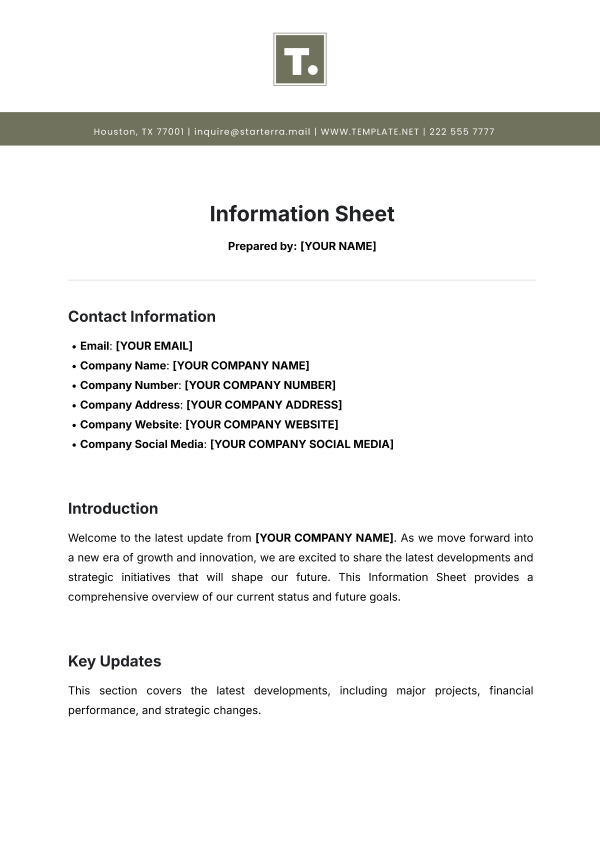
#> input picture Day16/sample_images/document.jpg, 1200 x 1696 px (shown at 1/2 size)
$ python challenge_task.py
#> lines starting #> are read from the running program, lines starting #| are printed output that depends on the picture
### Day16/coding_practice/utils.py
"""
Utility functions for OpenCV practice programs.
Provides a safe image display function that handles headless environments.
"""

import cv2
import os
import sys


# [29 lines left out: functions get_sample_image, get_image_path, not called in this run]


def get_output_dir():
    """Get the output directory path, creating it if needed."""
    output_dir = os.path.join(os.path.dirname(__file__), "..", "output_images")
    os.makedirs(output_dir, exist_ok=True)
    return output_dir


# [14 lines left out: function safe_imshow, not called in this run]

### Day16/coding_practice/challenge_task.py
"""
Challenge Task
==============
Applies ALL operations from the toolkit on 5 different images:
1. Landscape
2. Person
3. Vehicle
4. Document
5. Object

For each image, the following operations are applied:
- Image info (dimensions, channels, file size)
- Grayscale conversion
- Resize (50%, 25%, 300x300, 800x600, 200%)
- Crop (4 quadrants + center)
- Rotate (90 CW, 90 CCW, 180, 270)
- Flip (horizontal, vertical, both)
- Draw shapes (rectangle, circle, line, polygon, text)

All results are saved to ../output_images/ with descriptive filenames.

Usage:
    python coding_practice/challenge_task.py
"""

import cv2
import os
import sys
import numpy as np
from datetime import datetime
from utils import get_output_dir

# Add the coding_practice directory to the path
sys.path.insert(0, os.path.dirname(os.path.abspath(__file__)))

from utils import get_output_dir


def get_image_info(img, image_path):
    """Print image information."""
    height, width = img.shape[:2]
    channels = img.shape[2] if len(img.shape) == 3 else 1
    file_size = os.path.getsize(image_path)
    print(f"  Dimensions: {width}x{height} | Channels: {channels} | "
          f"File size: {file_size / 1024:.2f} KB")


def apply_all_operations(image_path, output_dir):
    """Apply all toolkit operations to a single image."""
#> called with output_dir = 'Day16/coding_practice/../output_images'
    img = cv2.imread(image_path)
#> img is the input picture: shape (1696, 1200, 3); mean B, G, R 241.6, 242.4, 242.3
    if img is None:
        print(f"  ERROR: Could not read {image_path}")
        return

    base_name = os.path.splitext(os.path.basename(image_path))[0]
    h, w = img.shape[:2]
#> h = 1696; w = 1200

    print(f"\n  Processing: {os.path.basename(image_path)}")
    get_image_info(img, image_path)
#|   Dimensions: 1200x1696 | Channels: 3 | File size: 221.94 KB

    # 1. Grayscale
    gray = cv2.cvtColor(img, cv2.COLOR_BGR2GRAY)
    cv2.imwrite(os.path.join(output_dir, f"{base_name}_challenge_grayscale.jpg"), gray)
    print(f"    ✓ Grayscale conversion")

    # 2. Resize
    for name, size in [("50p", (w // 2, h // 2)), ("25p", (w // 4, h // 4)),
                        ("300x300", (300, 300)), ("800x600", (800, 600))]:
        resized = cv2.resize(img, size, interpolation=cv2.INTER_AREA)
        cv2.imwrite(os.path.join(output_dir, f"{base_name}_challenge_resized_{name}.jpg"), resized)
#> this loop made 4 passes
#> pass 3, in apply_all_operations, `resized = cv2.resize(img, size, interpolation=cv2.INTER_AREA)`:
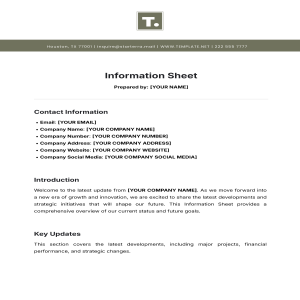
#> resized: shape (300, 300, 3); mean B, G, R 241.6, 242.4, 242.3
    print(f"    ✓ Resize (4 resolutions)")

    # 3. Crop
    crops = [
        ("top_left", img[0:h//2, 0:w//2]),
        ("top_right", img[0:h//2, w//2:w]),
        ("bottom_left", img[h//2:h, 0:w//2]),
        ("bottom_right", img[h//2:h, w//2:w]),
        ("center", img[h//4:3*h//4, w//4:3*w//4]),
    ]
    for name, cropped in crops:
        cv2.imwrite(os.path.join(output_dir, f"{base_name}_challenge_cropped_{name}.jpg"), cropped)
#> this loop made 5 passes
#> name on passes 1 to 5: 'top_left', 'top_right', 'bottom_left', 'bottom_right', 'center'
#> pass 1, in apply_all_operations, `cv2.imwrite(os.path.join(output_dir, f"{base_name}_challenge_cropped_{..`:
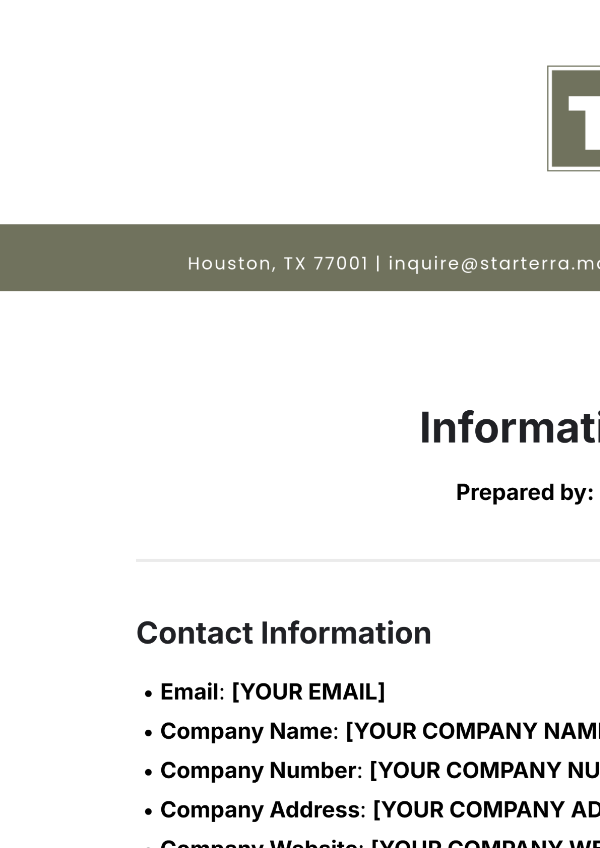
#> saved as document_challenge_cropped_top_left.jpg: shape (848, 600, 3); mean B, G, R 232.6, 234.4, 234.2
    print(f"    ✓ Crop (5 regions)")

    # 4. Rotate
    rotations = [
        ("90_cw", cv2.rotate(img, cv2.ROTATE_90_CLOCKWISE)),
        ("90_ccw", cv2.rotate(img, cv2.ROTATE_90_COUNTERCLOCKWISE)),
        ("180", cv2.rotate(img, cv2.ROTATE_180)),
        ("270", cv2.rotate(img, cv2.ROTATE_90_COUNTERCLOCKWISE)),  # 270 CW = 90 CCW
    ]
    for name, rotated in rotations:
        cv2.imwrite(os.path.join(output_dir, f"{base_name}_challenge_rotated_{name}.jpg"), rotated)
#> this loop made 4 passes
#> name on passes 1 to 4: '90_cw', '90_ccw', '180', '270'
#> pass 1, in apply_all_operations, `cv2.imwrite(os.path.join(output_dir, f"{base_name}_challenge_rotated_{..`:
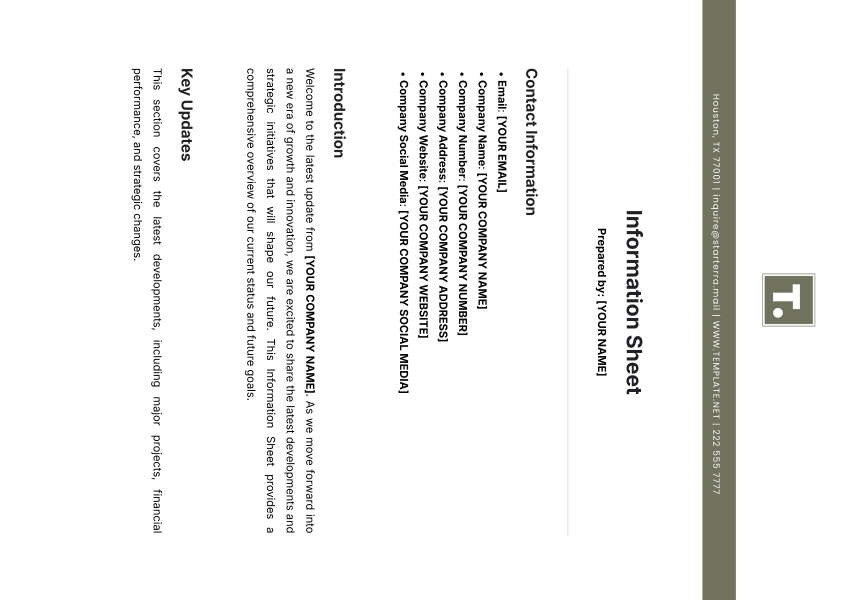
#> saved as document_challenge_rotated_90_cw.jpg: shape (1200, 1696, 3) (shown at 1/2 size); mean B, G, R 241.6, 242.4, 242.3
#> pass 2, in apply_all_operations, `cv2.imwrite(os.path.join(output_dir, f"{base_name}_challenge_rotated_{..`:
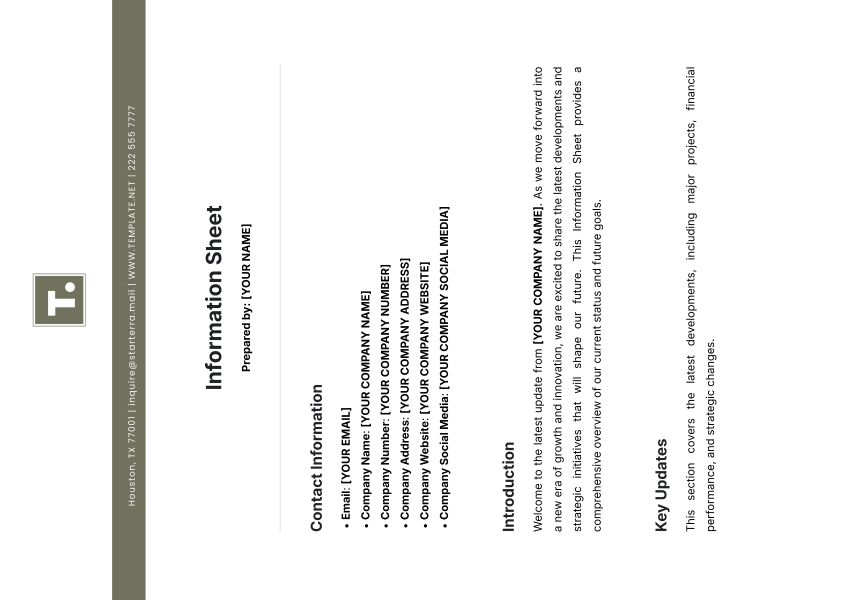
#> saved as document_challenge_rotated_90_ccw.jpg: shape (1200, 1696, 3) (shown at 1/2 size); mean B, G, R 241.6, 242.4, 242.3
    print(f"    ✓ Rotate (90, 180, 270)")

    # 5. Flip
    flips = [
        ("horizontal", cv2.flip(img, 1)),
        ("vertical", cv2.flip(img, 0)),
        ("both", cv2.flip(img, -1)),
    ]
    for name, flipped in flips:
        cv2.imwrite(os.path.join(output_dir, f"{base_name}_challenge_flipped_{name}.jpg"), flipped)
#> this loop made 3 passes
#> pass 1, in apply_all_operations, `cv2.imwrite(os.path.join(output_dir, f"{base_name}_challenge_flipped_{..`:
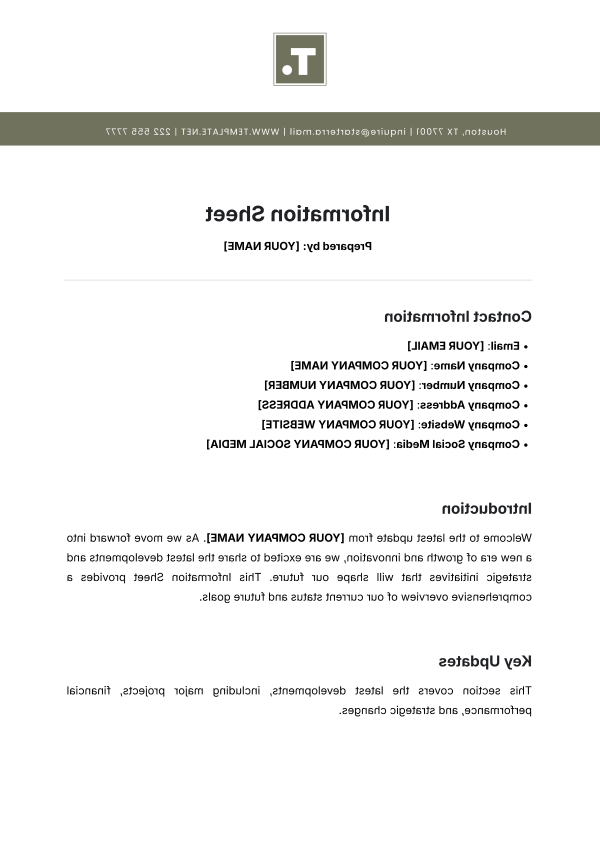
#> saved as document_challenge_flipped_horizontal.jpg: shape (1696, 1200, 3) (shown at 1/2 size); mean B, G, R 241.6, 242.4, 242.3
    print(f"    ✓ Flip (horizontal, vertical, both)")

    # 6. Draw shapes
    canvas = img.copy()
    # Rectangle
    cv2.rectangle(canvas, (20, 20), (150, 120), (0, 255, 0), 3)
    # Circle
    cv2.circle(canvas, (w - 100, 80), 50, (0, 0, 255), 3)
    # Line
    cv2.line(canvas, (20, 20), (w - 20, h - 20), (255, 0, 0), 2)
    # Triangle (polygon)
    pts = np.array([[w // 2, 100], [w // 2 - 80, 200], [w // 2 + 80, 200]], np.int32)
#> pts = [[600, 100], [520, 200], [680, 200]]
    pts = pts.reshape((-1, 1, 2))
    cv2.polylines(canvas, [pts], True, (0, 255, 255), 3)
    # Text
    text = f"zarwa | {datetime.now().strftime('%B %d, %Y')}"
    cv2.putText(canvas, text, (20, h - 20),
                cv2.FONT_HERSHEY_SIMPLEX, 0.8, (255, 255, 255), 2)
    cv2.imwrite(os.path.join(output_dir, f"{base_name}_challenge_annotated.jpg"), canvas)
    print(f"    ✓ Draw shapes (rectangle, circle, line, polygon, text)")

    # 7. Bonus: Brightness & Contrast
    adjusted = img.copy().astype(np.float32)
    adjusted = adjusted * 1.3 + 30  # 30% more contrast, +30 brightness
    adjusted = np.clip(adjusted, 0, 255).astype(np.uint8)
    cv2.imwrite(os.path.join(output_dir, f"{base_name}_challenge_brightness.jpg"), adjusted)
    print(f"    ✓ Brightness & contrast adjustment")

    # 8. Bonus: BGR to RGB comparison
    rgb = cv2.cvtColor(img, cv2.COLOR_BGR2RGB)
    cv2.imwrite(os.path.join(output_dir, f"{base_name}_challenge_rgb.jpg"), rgb)
    print(f"    ✓ BGR to RGB conversion")

    # 9. Bonus: Side-by-side collage
    gray_bgr = cv2.cvtColor(gray, cv2.COLOR_GRAY2BGR)
    collage_top = np.hstack((cv2.resize(img, (300, 300)), cv2.resize(gray_bgr, (300, 300))))
    collage_bottom = np.hstack((cv2.resize(rotations[2][1], (300, 300)),
                                cv2.resize(flips[0][1], (300, 300))))
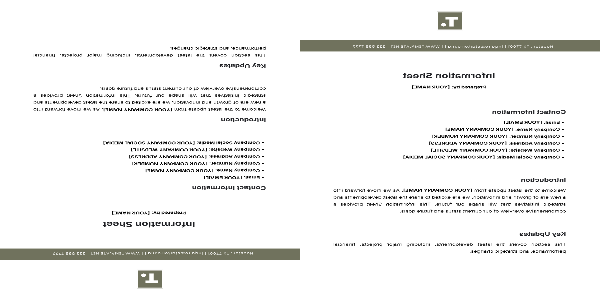
#> collage_bottom: shape (300, 600, 3); mean of channels 0, 1, 2 241.3, 242.2, 242.1; drawn as B, G, R
    collage = np.vstack((collage_top, collage_bottom))
    cv2.putText(collage, "Original", (10, 25), cv2.FONT_HERSHEY_SIMPLEX, 0.7, (0, 255, 0), 2)
    cv2.putText(collage, "Grayscale", (310, 25), cv2.FONT_HERSHEY_SIMPLEX, 0.7, (0, 255, 0), 2)
    cv2.putText(collage, "Rotated 180", (10, 325), cv2.FONT_HERSHEY_SIMPLEX, 0.7, (0, 255, 0), 2)
    cv2.putText(collage, "Flipped H", (310, 325), cv2.FONT_HERSHEY_SIMPLEX, 0.7, (0, 255, 0), 2)
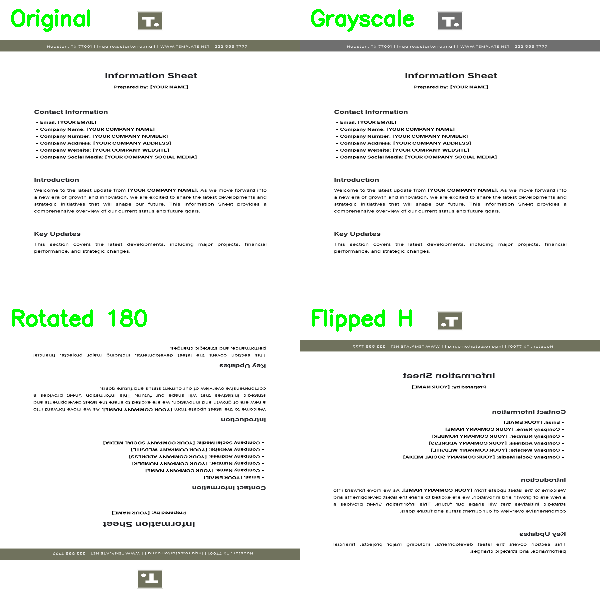
#> collage: shape (600, 600, 3); mean B, G, R 239.3, 242.1, 239.8
    cv2.imwrite(os.path.join(output_dir, f"{base_name}_challenge_collage.jpg"), collage)
    print(f"    ✓ Side-by-side collage")


def main():
    sample_dir = os.path.join(os.path.dirname(__file__), "..", "sample_images")
    output_dir = get_output_dir()

    images = sorted([f for f in os.listdir(sample_dir)
                     if f.lower().endswith((".jpg", ".jpeg", ".png", ".bmp"))])

    print("=" * 60)
    print("CHALLENGE TASK: Applying all operations on 5 images")
    print("=" * 60)

    for img_name in images:
        img_path = os.path.join(sample_dir, img_name)
        apply_all_operations(img_path, output_dir)
#> pass 2 of the loop in main, `for img_name in images:`:
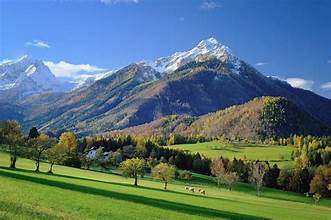
#> input picture Day16/sample_images/landscape.jpg, 331 x 220 px
#> in apply_all_operations, img is the input picture: shape (220, 331, 3); mean B, G, R 122.2, 115, 87.2
#|   Processing: landscape.jpg
#|   Dimensions: 331x220 | Channels: 3 | File size: 14.56 KB
#> gray: shape (220, 331)
#> the loop in apply_all_operations (call 2), `for name, cropped in crops:` made 5 passes
#> the loop in apply_all_operations (call 2), `for name, rotated in rotations:` made 4 passes
#> the loop in apply_all_operations (call 2), `for name, flipped in flips:` made 3 passes
#> pass 1, in apply_all_operations (call 2), `cv2.imwrite(os.path.join(output_dir, f"{base_name}_challenge_flipped_{..`:
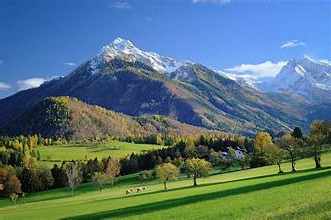
#> saved as landscape_challenge_flipped_horizontal.jpg: shape (220, 331, 3); mean B, G, R 122.2, 115, 87.2
#> in apply_all_operations (call 2), `adjusted = np.clip(adjusted, 0, 255).astype(np.uint8)`:
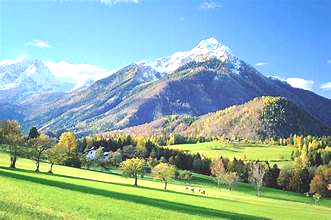
#> adjusted: shape (220, 331, 3); mean B, G, R 169.9, 177.4, 142.1
#> rgb: shape (220, 331, 3)
#> gray_bgr: shape (220, 331, 3)

    print("\n" + "=" * 60)
    print("Challenge task complete! All results saved to output_images/")
    print("=" * 60)


if __name__ == "__main__":
    main()
